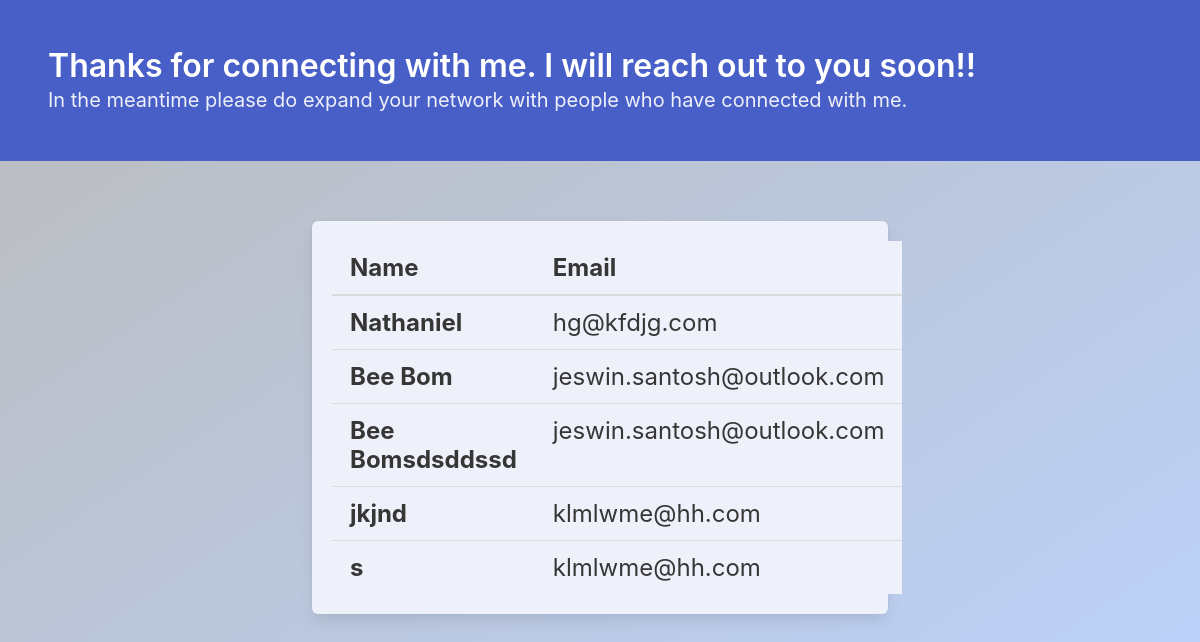
/completed, run on an earlier commit of the app's database.
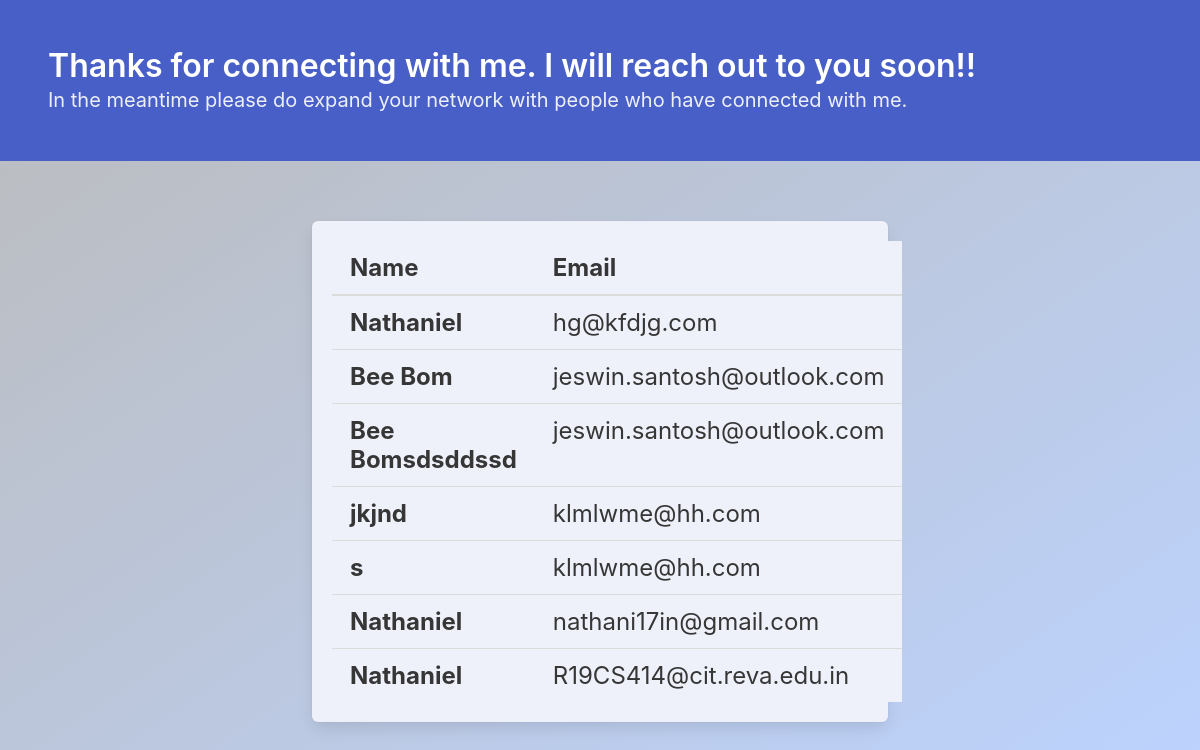
And on a later commit of the database.
### res/models.py (models this page shows, shortened)
class Contact(models.Model):
    first_name = models.CharField(max_length=200)
    subject = models.CharField(max_length=200)
    email=models.EmailField()
    message=models.CharField(max_length=400)

### res/views.py (the view)
# urls.py: path('completed',views.completed, name='completed'),
def completed(request):
    data=Contact.objects.all()
    context2={
        'data': data
    }
    return render(request,'completed.html',context2)

### res/templates/completed.html (shortened to what this page needs)
{% load static %}
<html lang="en">
<head>
    <link rel="stylesheet" href="https://cdn.jsdelivr.net/npm/bulma@0.9.3/css/bulma.min.css">
</head>
<body style="background-image: linear-gradient(to bottom right, rgb(187, 187, 187), rgb(188, 211, 255));">
    <section class="hero is-link is-offset-3">
      <div class="hero-body">
        <p class="title">
          Thanks for connecting with me. I will reach out to you soon!!
        </p>
        <p class="subtitle">
          In the meantime please do expand your network with people who have connected with me.
        </p>
      </div>
    </section>
    <div class="column is-6 is-offset-3 mt-6">
      <div class="box has-text-centered has-background-link-light">
        <table class="table is-hoverable is-fullwidth is-size-4 has-background-link-light">
          <thead>
            <tr>
              <th>Name</th>
              <th>Email</th>
            </tr>
          </thead>
          {% for i in data %}
          <tr>
              <th>{{ i.first_name}}</th>
              <td>{{ i.email}}</td>
          </tr>
          {% endfor %}
        </table>
      </div>
    </div>
</body>
</html>

What changed in the data, as far as the page shows it:
added Contact: first_name "Nathaniel", email "nathani17in@gmail.com"
added Contact: first_name "Nathaniel", email "R19CS414@cit.reva.edu.in"
